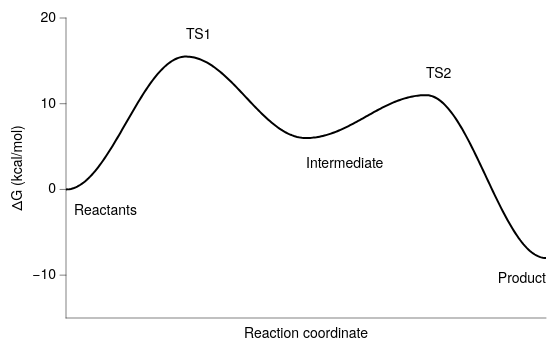

Specify this chart in Vega-Lite:
### Vega-Lite specification from a JSON file in a GitHub repository (floating-point values rounded to 4 significant figures; data arrays with more than 128 entries replaced by an {"elided": "..."} marker saying what was removed)
{"background": null, "config": {"arc": {"fill": "#DBDBDB", "fillOpacity": 1.0, "innerRadius": 37.5, "padAngle": 0.03, "stroke": "black", "strokeOpacity": 1, "strokeWidth": 0.25}, "area": {"fill": "#DBDBDB", "fillOpacity": 1.0, "stroke": "black", "strokeOpacity": 1, "strokeWidth": 0.25}, "axis": {"domain": true, "domainCap": "round", "domainColor": "black", "domainWidth": 0.25, "grid": false, "gridCap": "round", "gridColor": "#F1F1F1", "gridDash": [0, 0], "gridOpacity": 1.0, "gridWidth": 0.25, "labelColor": "black", "labelFont": "Helvetica Neue, HelveticaNeue, Helvetica, Arial, sans-serif", "labelFontSize": 7, "labelFontStyle": "normal", "labelFontWeight": 400, "offset": 0, "ticks": true, "tickCap": "round", "tickColor": "black", "tickRound": false, "tickSize": 3, "tickWidth": 0.25, "titleColor": "black", "titleFont": "Helvetica Neue, HelveticaNeue, Helvetica, Arial, sans-serif", "titleFontSize": 7, "titleFontStyle": "normal", "titleFontWeight": 400}, "axisX": {"domain": true, "labelAlign": "center", "labelAngle": 0, "labels": true, "ticks": true, "translate": 0}, "axisY": {"domain": true, "labelAlign": "right", "labelAngle": 0, "labels": true, "ticks": true, "translate": 0}, "axisRight": {"domain": true, "labelAlign": "left", "labelAngle": 0, "labels": true, "ticks": true, "translate": 0}, "axisTop": {"domain": true, "labelAlign": "center", "labelAngle": 0, "labels": true, "ticks": true, "translate": 0}, "axisBand": {"tickOffset": 0}, "bar": {"fill": "#DBDBDB", "fillOpacity": 1.0, "stroke": "black", "strokeOpacity": 1, "strokeWidth": 0.25}, "boxplot": {"size": 13.5, "ticks": {"cornerRadius": 0.25, "fill": "black", "opacity": 1, "size": 6.75, "thickness": 0.25}, "box": {"fillOpacity": 1.0, "stroke": "black", "strokeOpacity": 1, "strokeWidth": 0.25}, "median": {"cornerRadius": 0, "fill": "black", "fillOpacity": 1.0, "opacity": 1, "size": 13.5, "thickness": 0.25}, "rule": {"fill": "black", "fillOpacity": 1.0, "size": 15.0, "stroke": "black", "strokeDash": [0, 0], "strokeOpacity": 1, "strokeWidth": 0.25}, "outliers": {"color": "black", "fill": "black", "fillOpacity": 1.0, "size": 0, "stroke": "black", "strokeOpacity": 1, "strokeWidth": 0.25}}, "circle": {"fill": "black", "fillOpacity": 1.0, "size": 1.875, "stroke": null, "strokeOpacity": 1, "strokeWidth": 0.25}, "errorband": {"band": {"fillOpacity": 0.6, "stroke": null, "strokeWidth": 0.25, "strokeOpacity": 1}, "borders": {"opacity": 0, "strokeOpacity": 0.25, "strokeWidth": 1}}, "errorbar": {"opacity": 1, "rule": {"strokeDash": [0, 0], "strokeWidth": 0.25}, "ticks": {"color": "black", "cornerRadius": 0.125, "opacity": 1, "size": 9.0, "thickness": 0.25}, "thickness": 0.25}, "font": "Helvetica Neue, HelveticaNeue, Helvetica, Arial, sans-serif", "geoshape": {"fill": "#DBDBDB", "fillOpacity": 1.0, "stroke": "black", "strokeOpacity": 1, "strokeWidth": 0.25}, "header": {"labelColor": "black", "labelFont": "Helvetica Neue, HelveticaNeue, Helvetica, Arial, sans-serif", "labelFontSize": 7, "labelFontStyle": "normal", "labelFontWeight": 400, "titleColor": "black", "titleFont": "Helvetica Neue, HelveticaNeue, Helvetica, Arial, sans-serif", "titleFontSize": 7, "titleFontStyle": "normal", "titleFontWeight": 400, "titlePadding": 0}, "legend": {"disable": false, "offset": 4.5, "titlePadding": 4, "labelOffset": 2, "gradientLabelOffset": 2, "gradientLength": 75.0, "gradientThickness": 7.5, "gradientOpacity": 1.0, "gradientStrokeColor": "black", "gradientStrokeWidth": 0.25, "labelColor": "black", "labelFont": "Helvetica Neue, HelveticaNeue, Helvetica, Arial, sans-serif", "labelFontSize": 7, "labelFontStyle": "normal", "labelFontWeight": 400, "strokeColor": "black", "strokeWidth": 0, "symbolSize": 42, "symbolStrokeColor": "black", "symbolStrokeWidth": 0.25, "titleColor": "black", "titleFont": "Helvetica Neue, HelveticaNeue, Helvetica, Arial, sans-serif", "titleFontSize": 7, "titleFontStyle": "normal", "titleFontWeight": 400}, "line": {"color": "black", "stroke": "black", "strokeCap": "butt", "strokeDash": [0, 0], "strokeOpacity": 1, "strokeWidth": 0.5}, "point": {"filled": true, "fill": "#DBDBDB", "fillOpacity": 1.0, "size": 7.5, "stroke": "black", "strokeOpacity": 1, "strokeWidth": 0.25}, "range": {"category": ["#B2B2B2", "#4A7CD3", "#008542", "#664CAF", "#509F98", "#636363", "#284F93", "#005226", "#382864", "#285753"], "diverging": {"scheme": ["#443E60", "#5F597E", "#7C759B", "#9994B6", "#B7B4CC", "#D6D5DC", "#F6F6F6", "#D1DAD9", "#A4C2BF", "#7AA9A4", "#578E89", "#37736E", "#1B5954"]}, "heatmap": {"scheme": ["#440154", "#472270", "#433E82", "#38598C", "#2C728E", "#238A8D", "#24A086", "#39B578", "#5DC862", "#96D646", "#CAE02D", "#FDE724"]}, "ordinal": {"scheme": ["#F1F1F1", "#DBDBDB", "#C6C6C6", "#B2B2B2", "#9D9D9D", "#898989", "#767676", "#636363", "#515151", "#404040", "#2F2F2F", "#1F1F1F"]}, "ramp": {"scheme": ["#440154", "#472270", "#433E82", "#38598C", "#2C728E", "#238A8D", "#24A086", "#39B578", "#5DC862", "#96D646", "#CAE02D", "#FDE724"]}}, "rule": {"color": "black", "stroke": "black", "strokeCap": "round", "strokeDash": [2, 2], "strokeOpacity": 1, "strokeWidth": 0.25}, "scale": {"barBandPaddingInner": 0.1, "rectBandPaddingInner": 0, "tickBandPaddingInner": 0.1, "bandPaddingOuter": 0.1, "bandWithNestedOffsetPaddingInner": 0.2, "bandWithNestedOffsetPaddingOuter": 0.2, "offsetBandPaddingInner": 0, "offsetBandPaddingOuter": 0, "round": false}, "rect": {"fill": "#DBDBDB", "fillOpacity": 1.0, "stroke": "black", "strokeOpacity": 1, "strokeWidth": 0.25}, "square": {"fill": "#DBDBDB", "fillOpacity": 1.0, "size": 15.0, "stroke": "black", "strokeOpacity": 1, "strokeWidth": 0.25}, "text": {"color": "black", "font": "Helvetica Neue, HelveticaNeue, Helvetica, Arial, sans-serif", "fontSize": 7, "fontStyle": "normal", "fontWeight": 400}, "tick": {"color": "black", "cornerRadius": 0.125, "opacity": 1.0, "size": 13.5, "thickness": 0.25}, "title": {"anchor": "middle", "frame": "group", "color": "black", "font": "Helvetica Neue, HelveticaNeue, Helvetica, Arial, sans-serif", "fontSize": 7, "fontStyle": "normal", "fontWeight": 400, "subtitleColor": "black", "subtitleFont": "Helvetica Neue, HelveticaNeue, Helvetica, Arial, sans-serif", "subtitleFontSize": "Helvetica Neue, HelveticaNeue, Helvetica, Arial, sans-serif", "subtitleFontStyle": "normal", "subtitleFontWeight": 400}, "trail": {"color": "black", "opacity": 1, "size": 0.5}, "view": {"continuousWidth": 240, "continuousHeight": 150, "discreteWidth": 240, "discreteHeight": 150, "fill": null, "stroke": null, "strokeWidth": 0.25}}, "layer": [{"data": {"name": "data-2d36b3cbaebd823fa86b183817cd01b9"}, "mark": {"type": "line", "strokeWidth": 1.0}, "encoding": {"x": {"axis": {"labels": false, "ticks": false}, "field": "rc", "title": "Reaction coordinate", "type": "quantitative"}, "y": {"field": "G", "scale": {"domain": [-12, 20]}, "title": "ΔG (kcal/mol)", "type": "quantitative"}}}, {"layer": [{"data": {"values": [{"__dysonsphere__": 1}]}, "mark": {"type": "text", "align": "left", "angle": 0, "baseline": "middle", "dx": 4, "dy": 0, "opacity": 1.0}, "encoding": {"text": {"value": "Reactants"}, "x": {"datum": 0.0}, "y": {"datum": -2.5}}}, {"data": {"values": [{"__dysonsphere__": 1}]}, "mark": {"type": "text", "align": "left", "angle": 0, "baseline": "middle", "dx": 0, "dy": 0, "opacity": 1.0}, "encoding": {"text": {"value": "TS1"}, "x": {"datum": 1.0}, "y": {"datum": 18.0}}}, {"data": {"values": [{"__dysonsphere__": 1}]}, "mark": {"type": "text", "align": "left", "angle": 0, "baseline": "middle", "dx": 0, "dy": 0, "opacity": 1.0}, "encoding": {"text": {"value": "Intermediate"}, "x": {"datum": 2.0}, "y": {"datum": 3.0}}}, {"data": {"values": [{"__dysonsphere__": 1}]}, "mark": {"type": "text", "align": "left", "angle": 0, "baseline": "middle", "dx": 0, "dy": 0, "opacity": 1.0}, "encoding": {"text": {"value": "TS2"}, "x": {"datum": 3.0}, "y": {"datum": 13.5}}}, {"data": {"values": [{"__dysonsphere__": 1}]}, "mark": {"type": "text", "align": "right", "angle": 0, "baseline": "middle", "dx": 0, "dy": 0, "opacity": 1.0}, "encoding": {"text": {"value": "Product"}, "x": {"datum": 4.0}, "y": {"datum": -10.5}}}]}], "$schema": "https://vega.github.io/schema/vega-lite/v6.4.1.json", "datasets": {"data-2d36b3cbaebd823fa86b183817cd01b9": {"elided": "300 records"}}}
